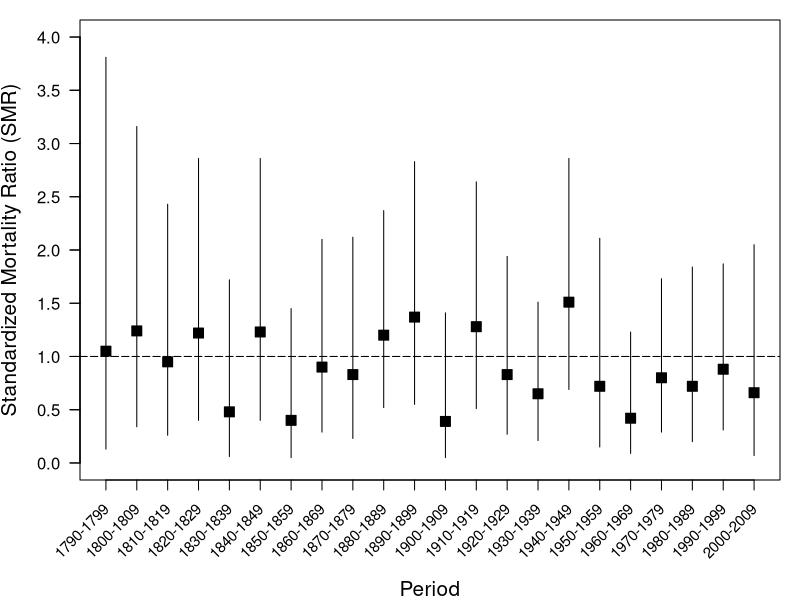
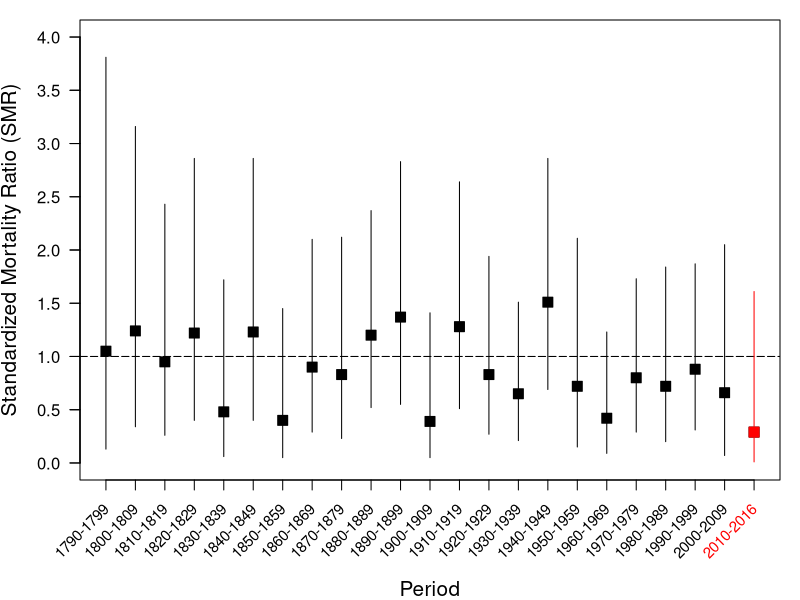

The R source for these figures, in order:
##########################################################
## Program: SCOTUS_SMR_plot.R                           ##
## Created by: Robert J. Reynolds, MPH PhD              ##
## Description: This program reads in a set of SMRs and ##
##   converts them into a plot                          ##
## Last modified: 15 February 2016                      ##
##########################################################

## Read in the SMRs
  smr.data.all <- read.table("smr.txt",header=TRUE,sep=" ")
  summary(smr.data.all)
smr.data <- smr.data.all[-23,]
summary(smr.data)
## Set graphical parameters (margins)
  par(mar = c(6, 4, 1, 1))

## Create the SMR plot backbone
  plot(seq(1,22,1),smr.data$smr,pch=22,col="black",bg="black",xaxt="n",yaxt="n",
       ylim=c(0,4),xlab="",ylab="",cex=1.5)

## Add axes and tick-mark labels
  axis(1,at=1:22,labels=FALSE)
  axis(2,at=seq(0,4,0.5), labels=FALSE)
  text(1:22,par("usr")[3]-0.25,srt=45,adj=1,labels=smr.data$period,xpd=TRUE,cex=0.9)
  axis(2,las=1,at=c(0,0.5,1,1.5,2,2.5,3,3.5,4),labels=c("0.0","0.5","1.0","1.5","2.0","2.5","3.0","3.5","4.0"))

## Add Axis labels
  mtext(1,text="Period",line = 5,cex=1.25)
  mtext(2,text="Standardized Mortality Ratio (SMR)",line=3,cex=1.25)

## Add the NULL line
  abline(h=1,lty="longdash")

## Put in all the confidence bands 
for (i in 1:22) {
  segments(i,smr.data$lci[i],i,smr.data$uci[i],col="black")
}

######################################################################################
## This section is for the extended study which includes the death of Justice Scalia
## Adds a 23rd point and confidence band in red
######################################################################################

## Create the SMR plot backbone
  plot(seq(1,23,1),smr.data.all$smr,pch=22,col="black",bg="black",xaxt="n",yaxt="n",
       ylim=c(0,4),xlab="",ylab="",cex=1.5)
  points(23,smr.data.all$smr[23],pch=22,col="red",bg="red",cex=1.5)

## Add axes and tick-mark labels
  axis(1,at=1:23,labels=FALSE)
  axis(2,at=seq(0,4,0.5), labels=FALSE)
  text(1:22,par("usr")[3]-0.25,srt=45,adj=1,labels=smr.data.all$period[1:22],xpd=TRUE,cex=0.9)
  text(23,par("usr")[3]-0.25,srt=45,adj=1,labels=smr.data.all$period[23],xpd=TRUE,cex=0.9,col="red")
  axis(2,las=1,at=c(0,0.5,1,1.5,2,2.5,3,3.5,4),labels=c("0.0","0.5","1.0","1.5","2.0","2.5","3.0","3.5","4.0"))

## Add Axis labels
  mtext(1,text="Period",line = 5,cex=1.25)
  mtext(2,text="Standardized Mortality Ratio (SMR)",line=3,cex=1.25)

## Add the NULL line
  abline(h=1,lty="longdash")

## Put in all the confidence bands
  for (i in 1:22) {
    segments(i,smr.data.all$lci[i],i,smr.data.all$uci[i],col="black")
  }
  segments(23,smr.data.all$lci[23],23,smr.data.all$uci[23],col="red") 
  
  
  
  
  